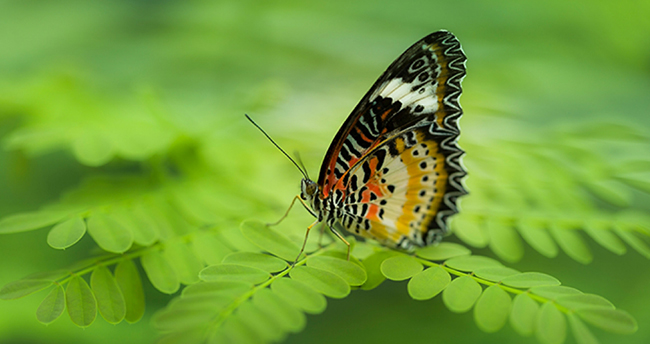
#> input picture ornek_resim.jpg, 650 x 344 px
$ python 'ders 1.py'
#> lines starting #> are read from the running program, lines starting #| are printed output that depends on the picture
import cv2
# verilen resmi okumak için imread fonksiyonu kullanılır, 0 yazarsak resmi siyah beyaz gösterir
img = cv2.imread("ornek_resim.jpg")
#> img is the input picture: shape (344, 650, 3); mean B, G, R 55, 158.7, 113.7

# okunan resmi göstermek için imshow fonksyionu kullanılır
cv2.imshow('Original Image', img)

# yükseklik, genişlik ve kanal sayısını verir
print(img.shape)
#| (344, 650, 3)

# kanal sayısı yükseklik ve genişlik sayılarının çarpımını verir
print(img.size)
#| 670800

# (100,100) konumundaki pikselin mavi, kırmızı ve yeşil değerini verir
print(img.item(100,100,0)) #Blue
#| 46
print(img.item(100,100,1)) #Red
#| 186
print(img.item(100,100,2)) #Green
#| 125

# veri tipini verir
print(img.dtype)
#| uint8

# split fonksiyonu 3 kanalı verir, her kanalı cv2.imshow() ile aynı normal resim gibi gösterebilirim
b,g,r=cv2.split(img)
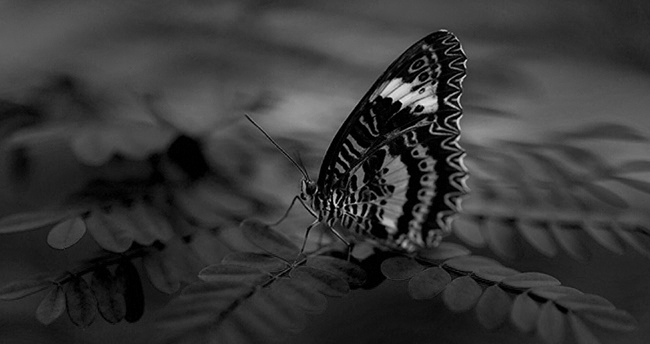
#> b: shape (344, 650); min 0, max 245, mean 55
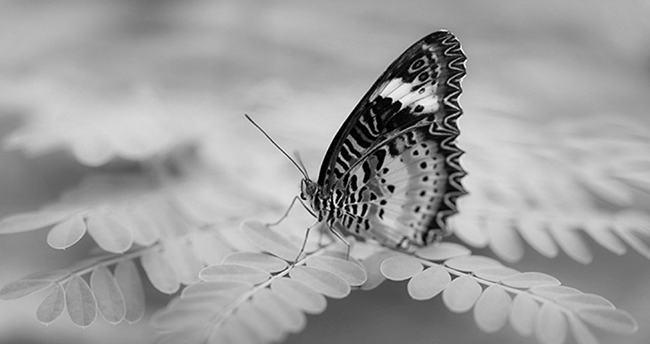
#> g: shape (344, 650); min 0, max 255, mean 158.7
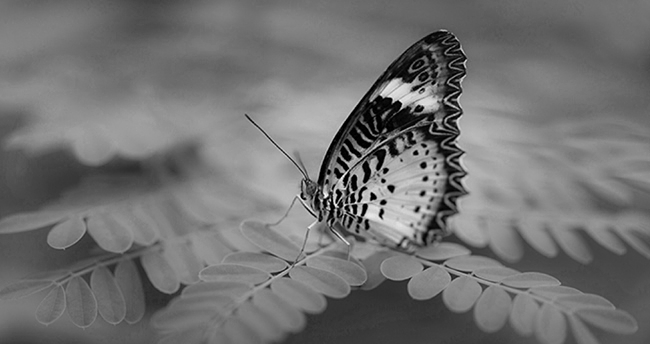
#> r: shape (344, 650); min 0, max 255, mean 113.7

# istediğim koordinatlardaki görüntüyü alabilmek için kullanabilirim
ROI = img[200:250,500:650]
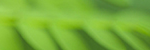
#> ROI: shape (50, 150, 3); mean B, G, R 56.4, 173.6, 121.2
cv2.imshow('roi',ROI)

# yeniden boyutlandırmak için resize fonksiyonu kullanılabilir
resize = cv2.resize(img,[1200,1200])
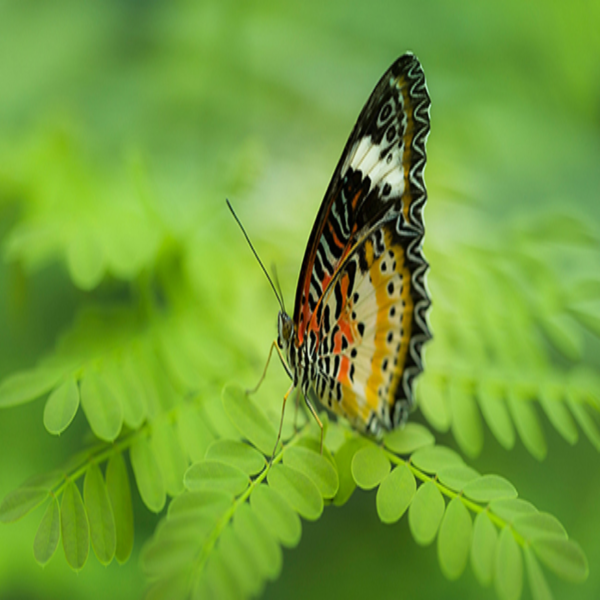
#> resize: shape (1200, 1200, 3) (shown at 1/2 size); mean B, G, R 54.9, 158.6, 113.5

# dikdörtgen çerçeve eklemek için kullanılır x,y,rengi,kalınlık
cv2.rectangle(img, (100,150),(200,550),(0,255,255),1)

# çizgi çeker resim,(x,y),(x,y),renk,kalınlık
cv2.line(img,(0,0),(850,650),(255,255,0),2)

# çizgi çeker resim,(x,y),radius,renk,kalınlık
cv2.circle(img,(200,200),25,(255,255,0),2)

# yazı yazmak için kullanılır resim,yazı,(x,y),font,büyüklük,renk,kalınlık
cv2.putText(img,"naber",(200,200),cv2.FONT_HERSHEY_COMPLEX,1,(0,0,255),cv2.LINE_4)
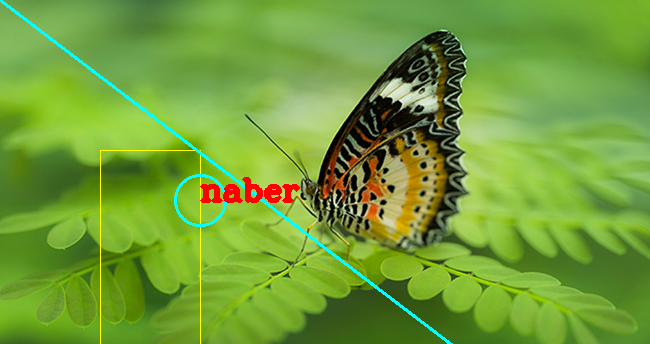
#> img: shape (344, 650, 3); mean B, G, R 56.5, 158.5, 113.4

cv2.imshow('resim',img)

# iki resmi toplar binevi merge eder
cv2.add(img,img)

# iki resmi verilen ağırlıklarla toplar
cv2.addWeighted(img,12,img,51,0)

# iki resmi çıkarır
cv2.subtract(img,img)

# iki resmi çarpar
cv2.multiply(img,img)

# iki resmi böler
cv2.divide(img,img)

# pencere hemen kapanmasın diye waitKey fonksiyonu kullanılır
cv2.waitKey(0)

# tüm pencereleri kapatmak için kullanılır
cv2.destroyAllWindows()
